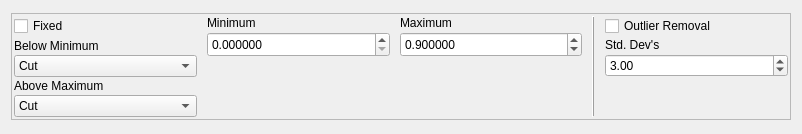
<?xml version="1.0" encoding="UTF-8"?>
<ui version="4.0">
 <class>formWidgetGrayScaleImgInfoBar</class>
 <widget class="QWidget" name="formWidgetGrayScaleImgInfoBar">
  <property name="geometry">
   <rect>
    <x>0</x>
    <y>0</y>
    <width>802</width>
    <height>134</height>
   </rect>
  </property>
  <property name="windowTitle">
   <string>Form</string>
  </property>
  <layout class="QVBoxLayout" name="verticalLayout">
   <item>
    <widget class="QFrame" name="mainFrame">
     <property name="sizePolicy">
      <sizepolicy hsizetype="Expanding" vsizetype="Fixed">
       <horstretch>0</horstretch>
       <verstretch>0</verstretch>
      </sizepolicy>
     </property>
     <property name="minimumSize">
      <size>
       <width>780</width>
       <height>0</height>
      </size>
     </property>
     <property name="frameShape">
      <enum>QFrame::StyledPanel</enum>
     </property>
     <property name="frameShadow">
      <enum>QFrame::Plain</enum>
     </property>
     <layout class="QHBoxLayout" name="horizontalLayout">
      <property name="spacing">
       <number>10</number>
      </property>
      <property name="leftMargin">
       <number>2</number>
      </property>
      <property name="topMargin">
       <number>2</number>
      </property>
      <property name="rightMargin">
       <number>2</number>
      </property>
      <property name="bottomMargin">
       <number>2</number>
      </property>
      <item>
       <layout class="QVBoxLayout" name="verticalLayoutFixedCutCompress">
        <property name="spacing">
         <number>2</number>
        </property>
        <item>
         <widget class="QCheckBox" name="checkBoxFixed">
          <property name="text">
           <string>Fixed</string>
          </property>
          <property name="checked">
           <bool>false</bool>
          </property>
         </widget>
        </item>
        <item>
         <widget class="QLabel" name="labelBelowMin">
          <property name="text">
           <string>Below Minimum</string>
          </property>
         </widget>
        </item>
        <item>
         <widget class="QComboBox" name="comboBoxBelowMin">
          <item>
           <property name="text">
            <string>Cut</string>
           </property>
          </item>
          <item>
           <property name="text">
            <string>Compress</string>
           </property>
          </item>
         </widget>
        </item>
        <item>
         <widget class="QLabel" name="labelAboveMax">
          <property name="text">
           <string>Above Maximum</string>
          </property>
         </widget>
        </item>
        <item>
         <widget class="QComboBox" name="comboBoxAboveMax">
          <item>
           <property name="text">
            <string>Cut</string>
           </property>
          </item>
          <item>
           <property name="text">
            <string>Compress</string>
           </property>
          </item>
         </widget>
        </item>
       </layout>
      </item>
      <item>
       <layout class="QVBoxLayout" name="verticalLayoutMinValue">
        <property name="spacing">
         <number>2</number>
        </property>
        <item>
         <widget class="QLabel" name="labelMinValue">
          <property name="text">
           <string>Minimum</string>
          </property>
         </widget>
        </item>
        <item>
         <widget class="QDoubleSpinBox" name="spinBoxMin">
          <property name="minimumSize">
           <size>
            <width>0</width>
            <height>25</height>
           </size>
          </property>
          <property name="decimals">
           <number>6</number>
          </property>
          <property name="singleStep">
           <double>0.001000000000000</double>
          </property>
         </widget>
        </item>
        <item>
         <spacer name="verticalSpacer">
          <property name="orientation">
           <enum>Qt::Vertical</enum>
          </property>
          <property name="sizeHint" stdset="0">
           <size>
            <width>20</width>
            <height>40</height>
           </size>
          </property>
         </spacer>
        </item>
       </layout>
      </item>
      <item>
       <layout class="QVBoxLayout" name="verticalLayoutMaxValue">
        <property name="spacing">
         <number>2</number>
        </property>
        <item>
         <widget class="QLabel" name="labelMaxValue">
          <property name="text">
           <string>Maximum</string>
          </property>
         </widget>
        </item>
        <item>
         <widget class="QDoubleSpinBox" name="spinBoxMax">
          <property name="minimumSize">
           <size>
            <width>0</width>
            <height>25</height>
           </size>
          </property>
          <property name="decimals">
           <number>6</number>
          </property>
          <property name="maximum">
           <double>101.000000000000000</double>
          </property>
          <property name="value">
           <double>0.900000000000000</double>
          </property>
         </widget>
        </item>
        <item>
         <spacer name="verticalSpacer_2">
          <property name="orientation">
           <enum>Qt::Vertical</enum>
          </property>
          <property name="sizeHint" stdset="0">
           <size>
            <width>20</width>
            <height>40</height>
           </size>
          </property>
         </spacer>
        </item>
       </layout>
      </item>
      <item>
       <widget class="QFrame" name="frameSpacer">
        <property name="frameShape">
         <enum>QFrame::VLine</enum>
        </property>
        <property name="frameShadow">
         <enum>QFrame::Raised</enum>
        </property>
       </widget>
      </item>
      <item>
       <layout class="QVBoxLayout" name="verticalLayoutOutlierRemoval">
        <property name="spacing">
         <number>2</number>
        </property>
        <item>
         <widget class="QCheckBox" name="checkBoxRemOutliers">
          <property name="text">
           <string>Outlier Removal</string>
          </property>
         </widget>
        </item>
        <item>
         <widget class="QLabel" name="labelStdDevs">
          <property name="sizePolicy">
           <sizepolicy hsizetype="Preferred" vsizetype="Minimum">
            <horstretch>0</horstretch>
            <verstretch>0</verstretch>
           </sizepolicy>
          </property>
          <property name="text">
           <string>Std. Dev's</string>
          </property>
         </widget>
        </item>
        <item>
         <widget class="QDoubleSpinBox" name="spinBoxStdDevs">
          <property name="sizePolicy">
           <sizepolicy hsizetype="Minimum" vsizetype="Expanding">
            <horstretch>0</horstretch>
            <verstretch>0</verstretch>
           </sizepolicy>
          </property>
          <property name="maximumSize">
           <size>
            <width>16777215</width>
            <height>25</height>
           </size>
          </property>
          <property name="maximum">
           <double>100.000000000000000</double>
          </property>
          <property name="singleStep">
           <double>0.100000000000000</double>
          </property>
          <property name="value">
           <double>3.000000000000000</double>
          </property>
         </widget>
        </item>
        <item>
         <spacer name="verticalSpacer_3">
          <property name="orientation">
           <enum>Qt::Vertical</enum>
          </property>
          <property name="sizeHint" stdset="0">
           <size>
            <width>20</width>
            <height>40</height>
           </size>
          </property>
         </spacer>
        </item>
       </layout>
      </item>
     </layout>
    </widget>
   </item>
  </layout>
 </widget>
 <resources/>
 <connections/>
</ui>
